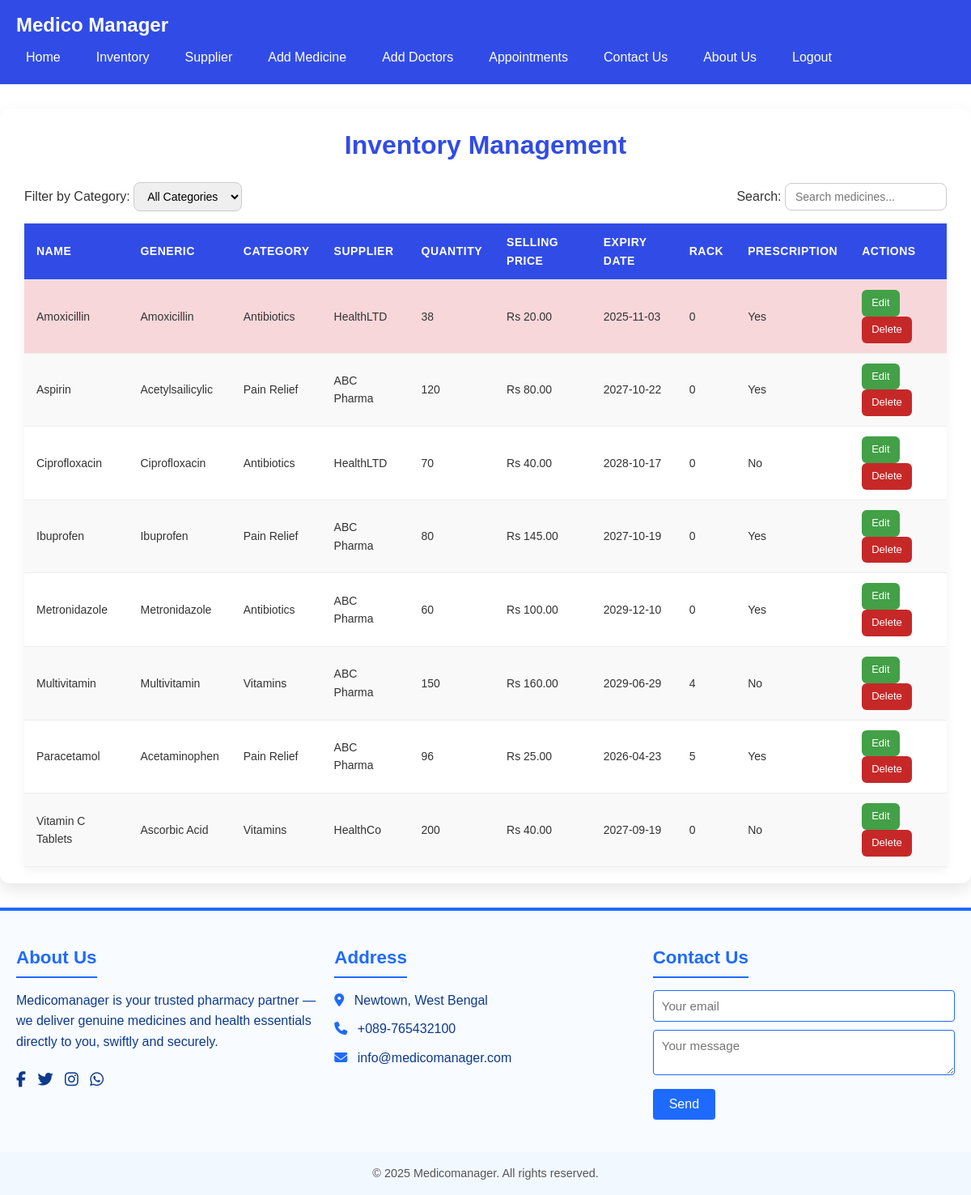
The page /inventory.php on the database its author committed.
### tables this page shows
CREATE TABLE `medicines` (
  `id` int(11) NOT NULL,
  `name` varchar(255) NOT NULL,
  `generic` varchar(255) NOT NULL,
  `category` varchar(100) NOT NULL,
  `manufacturer` varchar(255) NOT NULL,
  `supplierId` int(11) NOT NULL,
  `batchNumber` varchar(100) NOT NULL,
  `quantity` int(11) NOT NULL,
  `unit_price` decimal(10,2) NOT NULL,
  `selling_price` decimal(10,2) NOT NULL,
  `mrp` decimal(10,2) NOT NULL,
  `reorder_level` int(11) NOT NULL,
  `rack` varchar(50) NOT NULL,
  `manufacture_date` date NOT NULL,
  `expiry_date` date NOT NULL,
  `description` text DEFAULT NULL,
  `prescription` tinyint(1) DEFAULT 0
);

CREATE TABLE `suppliers` (
  `id` int(11) NOT NULL,
  `name` varchar(255) NOT NULL,
  `contact_person` varchar(255) DEFAULT NULL,
  `phone` varchar(50) DEFAULT NULL,
  `email` varchar(100) DEFAULT NULL,
  `address` varchar(255) DEFAULT NULL,
  `gst_number` varchar(50) DEFAULT NULL
);

### inventory.php (the view, shortened to what this page needs)
<?php include "navbar.php"?>
<?php
include "db_connect.php";
$sql = "SELECT m.*, s.name as supplier_name FROM medicines m
        LEFT JOIN suppliers s ON m.supplierId = s.id";
$sql .= " ORDER BY m.name ASC";
$result = $conn->query($sql);
?>
<!DOCTYPE html>
<html lang="en">
<head>
</head>
<body>
<div class="container">
<h1>Inventory Management</h1>
<div class="filter-container">
  <form method="GET" class="filter">
    <label>Filter by Category: </label>
    <select name="category" onchange="this.form.submit()">
      <option value="">All Categories</option>
    </select>
  </form>
  <div>
    <label>Search: </label>
    <input type="text" id="searchInput" placeholder="Search medicines...">
  </div>
</div>
<table id="medicineTable">
<thead>
<tr>
  <th>Name</th>
  <th>Generic</th>
  <th>Category</th>
  <th>Supplier</th>
  <th>Quantity</th>
  <th>Selling Price</th>
  <th>Expiry Date</th>
  <th>Rack</th>
  <th>Prescription</th>
  <th>Actions</th>
</tr>
</thead>
<tbody>
<?php
if($result->num_rows > 0) {
    while($row = $result->fetch_assoc()) {
        $lowStock = $row['quantity'] <= $row['reorder_level'];
        $expired = strtotime($row['expiry_date']) < time();
        $rowClass = $expired ? 'expired' : ($lowStock ? 'low-stock':'');
        echo "<tr class='".$rowClass."'>";
        echo "<td data-label='Name'>".$row['name']."</td>";
        echo "<td data-label='Generic'>".$row['generic']."</td>";
        echo "<td data-label='Category'>".$row['category']."</td>";
        echo "<td data-label='Supplier'>".$row['supplier_name']."</td>";
        echo "<td data-label='Quantity'>".$row['quantity']."</td>";
        echo "<td data-label='Selling Price'>Rs ". number_format($row['selling_price'],2)."</td>";
        echo "<td data-label='Expiry Date'>".$row['expiry_date']."</td>";
        echo "<td data-label='Rack'>".$row['rack']."</td>";
        echo "<td data-label='Prescription'>".($row['prescription'] ? 'Yes' : 'No')."</td>";
        echo "<td data-label='Actions'>
                <a href='edit_medicine.php?id=".$row['id']."' class='btn edit'>Edit</a>
                <a href='delete_medicine.php?id=".$row['id']."' class='btn delete'>Delete</a>
              </td>";
        echo "</tr>";
    }
} else {
    echo "<tr><td colspan='10' style='text-align:center;'>No medicines found</td></tr>";
}
?>
</tbody>
</table>
</div>
</body>
</html>
<?php include "footer.php" ?>

### navbar.php (style rules this page uses)
* { box-sizing: border-box; margin: 0; padding: 0; font-family: Arial, sans-serif; }
body { background: #f0f4f8; color: #333; line-height: 1.6; }

### inventory.php (style rules this page uses)
body { font-family: Arial, sans-serif; background:#f0f4ff; margin:0; padding:0; }
.container { max-width:1400px; margin:30px auto; background:white; padding:20px 30px; border-radius:12px; box-shadow:0 8px 20px rgba(0,0,0,0.1); }
h1 { color:#314ce6; margin-bottom:20px; text-align:center; }
.filter-container { display:flex; justify-content: space-between; align-items:center; flex-wrap:wrap; margin-bottom:15px; gap:10px; }
.filter-container select, .filter-container input { padding:8px 12px; border-radius:8px; border:1px solid #ccc; outline:none; font-size:14px; }
table { width:100%; border-collapse: collapse; margin-top:10px; box-shadow: 0 4px 12px rgba(0,0,0,0.05); }
th, td { padding:12px 15px; text-align:left; font-size:14px; transition:0.2s; }
th { background:#314ce6; color:white; text-transform: uppercase; letter-spacing: 0.5px; }
tr { border-bottom:1px solid #eee; }
tr:nth-child(even) { background:#f9f9f9; }
.expired { background:#f8d7da; }
.btn { padding:6px 12px; border:none; border-radius:6px; cursor:pointer; color:white; font-size:13px; transition:0.3s; text-decoration:none; display:inline-block; }
.btn.edit { background:#43a047; }
.btn.delete { background:#c62828; }
#searchInput { width:200px; }

### footer.php (style rules this page uses)
* { margin: 0; padding: 0; box-sizing: border-box; }
body { font-family: Arial, sans-serif; line-height: 1.6; color: #333; background: #fff; }

### rows shown on the page
medicines: name "Amoxicillin", generic "Amoxicillin", category "Antibiotics", supplierId.name "HealthLTD", quantity "38", selling_price "20.00", expiry_date "2025-11-03", rack "0", prescription "Yes"
medicines: name "Aspirin", generic "Acetylsailicylic", category "Pain Relief", supplierId.name "ABC Pharma", quantity "120", selling_price "80.00", expiry_date "2027-10-22", rack "0", prescription "Yes"
medicines: name "Ciprofloxacin", generic "Ciprofloxacin", category "Antibiotics", supplierId.name "HealthLTD", quantity "70", selling_price "40.00", expiry_date "2028-10-17", rack "0", prescription "No"
medicines: name "Ibuprofen", generic "Ibuprofen", category "Pain Relief", supplierId.name "ABC Pharma", quantity "80", selling_price "145.00", expiry_date "2027-10-19", rack "0", prescription "Yes"
medicines: name "Metronidazole", generic "Metronidazole", category "Antibiotics", supplierId.name "ABC Pharma", quantity "60", selling_price "100.00", expiry_date "2029-12-10", rack "0", prescription "Yes"
medicines: name "Multivitamin", generic "Multivitamin", category "Vitamins", supplierId.name "ABC Pharma", quantity "150", selling_price "160.00", expiry_date "2029-06-29", rack "4", prescription "No"
medicines: name "Paracetamol", generic "Acetaminophen", category "Pain Relief", supplierId.name "ABC Pharma", quantity "96", selling_price "25.00", expiry_date "2026-04-23", rack "5", prescription "Yes"
medicines: name "Vitamin C Tablets", generic "Ascorbic Acid", category "Vitamins", supplierId.name "HealthCo", quantity "200", selling_price "40.00", expiry_date "2027-09-19", rack "0", prescription "No"
